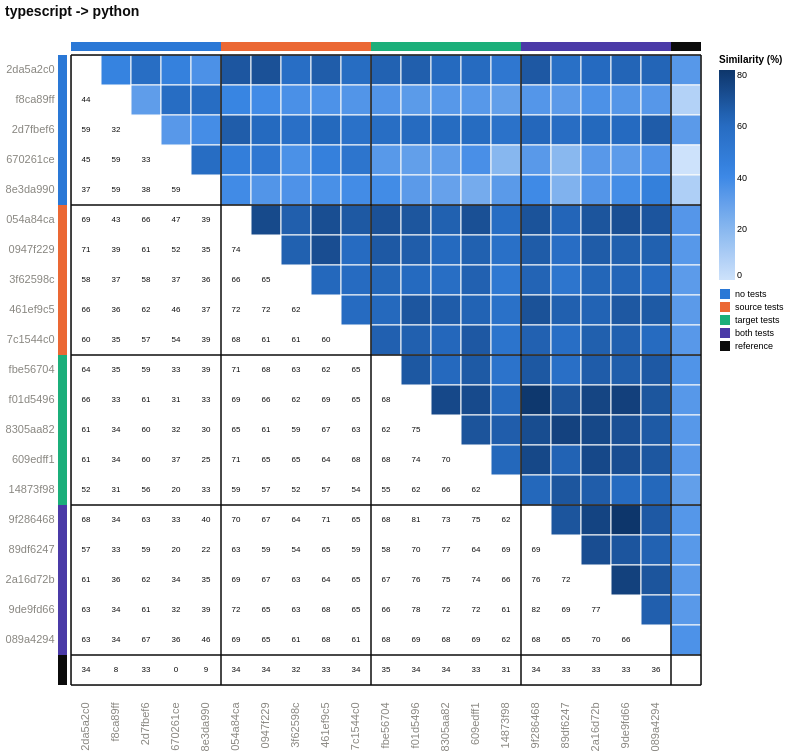

Vega-Lite specification for this chart:
### Vega-Lite specification from a JSON file in a GitHub repository (floating-point values rounded to 4 significant figures; data arrays with more than 128 entries replaced by an {"elided": "..."} marker saying what was removed)
{"config": {"view": {"continuousWidth": 300, "continuousHeight": 300}, "axis": {"labelAngle": -45}}, "layer": [{"data": {"name": "data-465819c042bad907db1ab02adc55a57e"}, "mark": {"type": "rect", "stroke": "#fcfcfb", "strokeWidth": 1}, "encoding": {"color": {"field": "similarity_pct", "legend": {"gradientLength": 210.0, "labelFontSize": 9, "titleFontSize": 10}, "scale": {"domain": [0.0, 82.05], "range": ["#cde2fb", "#86b6ef", "#3987e5", "#256abf", "#0d366b"]}, "title": "Similarity (%)", "type": "quantitative"}, "x": {"axis": {"domain": false, "labelAngle": -90, "labelColor": {"expr": "datum.label === '' ? '#0b0b0b' : '#898781'"}, "labelFontSize": 11, "labelFontWeight": {"expr": "datum.label === '' ? 'bold' : 'normal'"}, "labelPadding": 17, "ticks": false}, "field": "port_a", "scale": {"domain": ["2da5a2c0", "f8ca89ff", "2d7fbef6", "670261ce", "8e3da990", "054a84ca", "0947f229", "3f62598c", "461ef9c5", "7c1544c0", "fbe56704", "f01d5496", "8305aa82", "609edff1", "14873f98", "9f286468", "89df6247", "2a16d72b", "9de9fd66", "089a4294", ""]}, "title": null, "type": "nominal"}, "y": {"axis": {"domain": false, "labelColor": {"expr": "datum.label === '' ? '#0b0b0b' : '#898781'"}, "labelFontSize": 11, "labelFontWeight": {"expr": "datum.label === '' ? 'bold' : 'normal'"}, "labelPadding": 17, "ticks": false, "labelAngle": 0}, "field": "port_b", "scale": {"domain": ["2da5a2c0", "f8ca89ff", "2d7fbef6", "670261ce", "8e3da990", "054a84ca", "0947f229", "3f62598c", "461ef9c5", "7c1544c0", "fbe56704", "f01d5496", "8305aa82", "609edff1", "14873f98", "9f286468", "89df6247", "2a16d72b", "9de9fd66", "089a4294", ""]}, "title": null, "type": "nominal"}}}, {"data": {"name": "data-31dd543ca33bd25294522f3e1b90ff56"}, "mark": {"type": "text", "color": "#0b0b0b", "fontSize": 8}, "encoding": {"text": {"field": "similarity_pct", "format": ".0f", "type": "quantitative"}, "x": {"axis": {"domain": false, "labelAngle": -90, "labelColor": {"expr": "datum.label === '' ? '#0b0b0b' : '#898781'"}, "labelFontSize": 11, "labelFontWeight": {"expr": "datum.label === '' ? 'bold' : 'normal'"}, "labelPadding": 17, "ticks": false}, "field": "port_a", "scale": {"domain": ["2da5a2c0", "f8ca89ff", "2d7fbef6", "670261ce", "8e3da990", "054a84ca", "0947f229", "3f62598c", "461ef9c5", "7c1544c0", "fbe56704", "f01d5496", "8305aa82", "609edff1", "14873f98", "9f286468", "89df6247", "2a16d72b", "9de9fd66", "089a4294", ""]}, "title": null, "type": "nominal"}, "y": {"axis": {"domain": false, "labelColor": {"expr": "datum.label === '' ? '#0b0b0b' : '#898781'"}, "labelFontSize": 11, "labelFontWeight": {"expr": "datum.label === '' ? 'bold' : 'normal'"}, "labelPadding": 17, "ticks": false, "labelAngle": 0}, "field": "port_b", "scale": {"domain": ["2da5a2c0", "f8ca89ff", "2d7fbef6", "670261ce", "8e3da990", "054a84ca", "0947f229", "3f62598c", "461ef9c5", "7c1544c0", "fbe56704", "f01d5496", "8305aa82", "609edff1", "14873f98", "9f286468", "89df6247", "2a16d72b", "9de9fd66", "089a4294", ""]}, "title": null, "type": "nominal"}}}, {"data": {"name": "data-bb379cd43f0b6211c649ef0e80f15553"}, "mark": {"type": "rect"}, "encoding": {"color": {"field": "condition", "legend": {"labelFontSize": 9, "symbolType": "square", "title": null}, "scale": {"domain": ["no tests", "source tests", "target tests", "both tests", "reference"], "range": ["#2a78d6", "#eb6834", "#1baf7a", "#4a3aa7", "#0b0b0b"]}, "type": "nominal"}, "x": {"axis": {"domain": false, "labelAngle": -90, "labelColor": {"expr": "datum.label === '' ? '#0b0b0b' : '#898781'"}, "labelFontSize": 11, "labelFontWeight": {"expr": "datum.label === '' ? 'bold' : 'normal'"}, "labelPadding": 17, "ticks": false}, "field": "port", "scale": {"domain": ["2da5a2c0", "f8ca89ff", "2d7fbef6", "670261ce", "8e3da990", "054a84ca", "0947f229", "3f62598c", "461ef9c5", "7c1544c0", "fbe56704", "f01d5496", "8305aa82", "609edff1", "14873f98", "9f286468", "89df6247", "2a16d72b", "9de9fd66", "089a4294", ""]}, "title": null, "type": "nominal"}, "y": {"value": -13}, "y2": {"value": -4}}}, {"data": {"name": "data-bb379cd43f0b6211c649ef0e80f15553"}, "mark": {"type": "rect"}, "encoding": {"color": {"field": "condition", "legend": null, "scale": {"domain": ["no tests", "source tests", "target tests", "both tests", "reference"], "range": ["#2a78d6", "#eb6834", "#1baf7a", "#4a3aa7", "#0b0b0b"]}, "type": "nominal"}, "x": {"value": -13}, "x2": {"value": -4}, "y": {"axis": {"domain": false, "labelColor": {"expr": "datum.label === '' ? '#0b0b0b' : '#898781'"}, "labelFontSize": 11, "labelFontWeight": {"expr": "datum.label === '' ? 'bold' : 'normal'"}, "labelPadding": 17, "ticks": false, "labelAngle": 0}, "field": "port", "scale": {"domain": ["2da5a2c0", "f8ca89ff", "2d7fbef6", "670261ce", "8e3da990", "054a84ca", "0947f229", "3f62598c", "461ef9c5", "7c1544c0", "fbe56704", "f01d5496", "8305aa82", "609edff1", "14873f98", "9f286468", "89df6247", "2a16d72b", "9de9fd66", "089a4294", ""]}, "title": null, "type": "nominal"}}}, {"data": {"name": "data-1d57323ec99a4c98c0c6ffacdb4dc76d"}, "mark": {"type": "rule", "color": "#0b0b0b", "opacity": 0.75, "strokeWidth": 2}, "encoding": {"x": {"bandPosition": 0, "field": "port", "scale": {"domain": ["2da5a2c0", "f8ca89ff", "2d7fbef6", "670261ce", "8e3da990", "054a84ca", "0947f229", "3f62598c", "461ef9c5", "7c1544c0", "fbe56704", "f01d5496", "8305aa82", "609edff1", "14873f98", "9f286468", "89df6247", "2a16d72b", "9de9fd66", "089a4294", ""]}, "type": "nominal"}}}, {"data": {"name": "data-1d57323ec99a4c98c0c6ffacdb4dc76d"}, "mark": {"type": "rule", "color": "#0b0b0b", "opacity": 0.75, "strokeWidth": 2}, "encoding": {"y": {"bandPosition": 0, "field": "port", "scale": {"domain": ["2da5a2c0", "f8ca89ff", "2d7fbef6", "670261ce", "8e3da990", "054a84ca", "0947f229", "3f62598c", "461ef9c5", "7c1544c0", "fbe56704", "f01d5496", "8305aa82", "609edff1", "14873f98", "9f286468", "89df6247", "2a16d72b", "9de9fd66", "089a4294", ""]}, "type": "nominal"}}}, {"data": {"name": "data-dae1687b7766f38b94517020e43783ee"}, "mark": {"type": "rule", "color": "#0b0b0b", "opacity": 0.75, "strokeWidth": 2}, "encoding": {"x": {"bandPosition": 1, "field": "port", "scale": {"domain": ["2da5a2c0", "f8ca89ff", "2d7fbef6", "670261ce", "8e3da990", "054a84ca", "0947f229", "3f62598c", "461ef9c5", "7c1544c0", "fbe56704", "f01d5496", "8305aa82", "609edff1", "14873f98", "9f286468", "89df6247", "2a16d72b", "9de9fd66", "089a4294", ""]}, "type": "nominal"}}}, {"data": {"name": "data-dae1687b7766f38b94517020e43783ee"}, "mark": {"type": "rule", "color": "#0b0b0b", "opacity": 0.75, "strokeWidth": 2}, "encoding": {"y": {"bandPosition": 1, "field": "port", "scale": {"domain": ["2da5a2c0", "f8ca89ff", "2d7fbef6", "670261ce", "8e3da990", "054a84ca", "0947f229", "3f62598c", "461ef9c5", "7c1544c0", "fbe56704", "f01d5496", "8305aa82", "609edff1", "14873f98", "9f286468", "89df6247", "2a16d72b", "9de9fd66", "089a4294", ""]}, "type": "nominal"}}}], "height": 630, "resolve": {"scale": {"color": "independent"}}, "title": {"text": "typescript -> python", "anchor": "start", "color": "#0b0b0b", "fontSize": 14, "offset": 23, "subtitleFontSize": 10}, "width": 630, "$schema": "https://vega.github.io/schema/vega-lite/v6.4.1.json", "datasets": {"data-465819c042bad907db1ab02adc55a57e": {"elided": "210 records"}, "data-31dd543ca33bd25294522f3e1b90ff56": {"elided": "210 records"}, "data-bb379cd43f0b6211c649ef0e80f15553": [{"port": "2da5a2c0", "condition": "no tests"}, {"port": "f8ca89ff", "condition": "no tests"}, {"port": "2d7fbef6", "condition": "no tests"}, {"port": "670261ce", "condition": "no tests"}, {"port": "8e3da990", "condition": "no tests"}, {"port": "054a84ca", "condition": "source tests"}, {"port": "0947f229", "condition": "source tests"}, {"port": "3f62598c", "condition": "source tests"}, {"port": "461ef9c5", "condition": "source tests"}, {"port": "7c1544c0", "condition": "source tests"}, {"port": "fbe56704", "condition": "target tests"}, {"port": "f01d5496", "condition": "target tests"}, {"port": "8305aa82", "condition": "target tests"}, {"port": "609edff1", "condition": "target tests"}, {"port": "14873f98", "condition": "target tests"}, {"port": "9f286468", "condition": "both tests"}, {"port": "89df6247", "condition": "both tests"}, {"port": "2a16d72b", "condition": "both tests"}, {"port": "9de9fd66", "condition": "both tests"}, {"port": "089a4294", "condition": "both tests"}, {"port": "", "condition": "reference"}], "data-1d57323ec99a4c98c0c6ffacdb4dc76d": [{"port": "2da5a2c0", "condition": "no tests"}, {"port": "054a84ca", "condition": "source tests"}, {"port": "fbe56704", "condition": "target tests"}, {"port": "9f286468", "condition": "both tests"}, {"port": "", "condition": "reference"}], "data-dae1687b7766f38b94517020e43783ee": [{"port": ""}]}}
